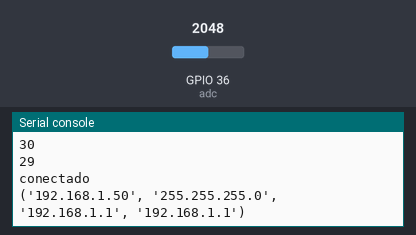
The program below on a simulated ESP32 board running MicroPython. On the bench: the last lines printed to the serial console. The test bench sets the inputs (shaded band); at power-on: GPIO 36 (adc) = 2048 (analog values on the 0–4095 scale). WiFi joins after 1.5 s; requests to the public web service named in the program get a made-up reply in its usual format after 0.4 s (London, UTC, broken clouds, 64 % humidity, 1013 hPa unless stated); a WiFi scan finds one network, HomeNet.

Above: at 5.7 s.
5.8 s: GPIO 36 (adc) set to 2866
At 7.9 s:
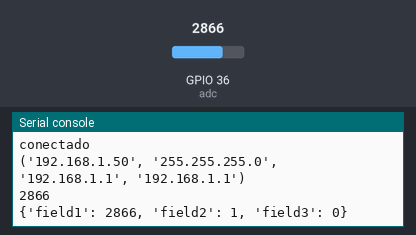
10.3 s: GPIO 36 (adc) set to 3603
At 16.5 s:
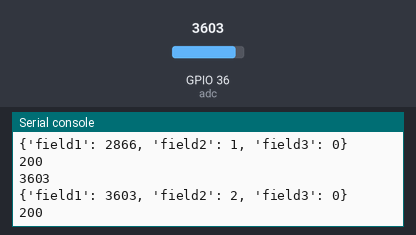
Timing chart, 0 to 18.0 s (numbered marks = the images above; inputs shaded):
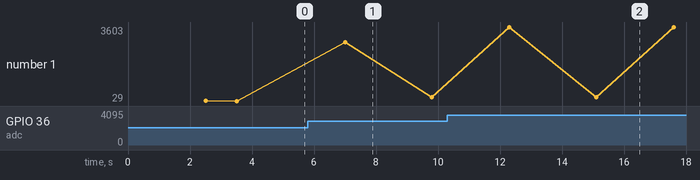

Measured:
- after the input at 5.8 s, the serial console: prints a new line after 1.2 s (image 1)
- after the input at 10.3 s, the serial console: prints a new line after 2.0 s (image 2)
- plotted number 1: 200 → 3603 after the input at 10.3 s

The program:

esp32v4.py
```python
import machine
from machine import Pin, ADC
import network
#import wifi_credentials
import time
import urequests


#------------------------------ DEFINICAO DOS PINOS NO SENSOR --------------------------------
# 36 == vp liga no S (perto do 3v3)
# + liga no 3v3
# - liga gnd
adc = ADC(Pin(36))

# ----------------------------- CONEXAO WIFI -------------------------------------------------
wlan = network.WLAN(network.STA_IF)

#reiniciar wifi
wlan.active(False)
time.sleep(0.5)
wlan.active(True)


networks = wlan.scan()
print(networks)

ssid = ''
password = ''
wlan.connect(ssid, password)

timeout = 0

# Esperar a conexão
if not wlan.isconnected():
    print('Conectando...')
    while (not wlan.isconnected() and timeout < 30):
        print(30 - timeout)
        timeout = timeout + 1
        time.sleep(1)


if wlan.isconnected():
    print('conectado')
    print(wlan.ifconfig())

else:
    print('Timeout')


#----------------------------------- CONSTANTES E VARIAVEIS ------------------------------------------
HTTP_HEADERS = {'Content-Type': 'application/json'}
THINGSPEAK_WRITE_API_KEY = ''
UPDATE_TIME_INTERVAL = 2500  # in ms
last_update = time.ticks_ms()

# --------------------------------------------------------------------------------------------
def fazer_request(leituraSensor, campo2, campo3):
    sensor_readings = {"field1":leituraSensor, "field2":campo2, "field3":campo3}
    print(sensor_readings)
    request = urequests.get(
        'http://api.thingspeak.com/update?api_key=' +
          THINGSPEAK_WRITE_API_KEY,
          json = sensor_readings,
          headers = HTTP_HEADERS)
    time.sleep(2)
    request = urequests.get(
        'http://api.thingspeak.com/update?api_key=' +
          THINGSPEAK_WRITE_API_KEY,
          json = sensor_readings,
          headers = HTTP_HEADERS)
    print(request.status_code)

    request.close()


# Main loop:
campo1 = 0
campo2 = 0
campo3 = 0

leituraSensorControle = 404

while True:
    if time.ticks_ms() - last_update >= UPDATE_TIME_INTERVAL:
        #time.sleep(10)
        leituraSensor = adc.read()
        print(leituraSensor)
        campo2 = campo2 + 1

        if leituraSensor != leituraSensorControle:
            leituraSensorControle = leituraSensor
            fazer_request(leituraSensor, campo2, campo3)


        last_update = time.ticks_ms()
```
